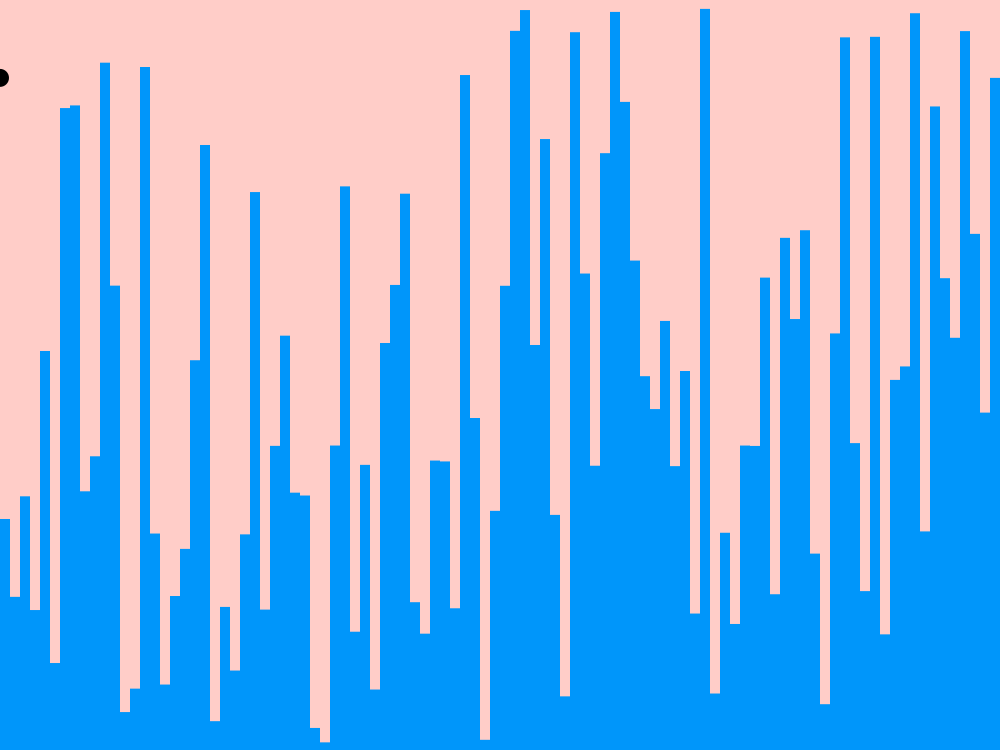
Frame 1 (no input)
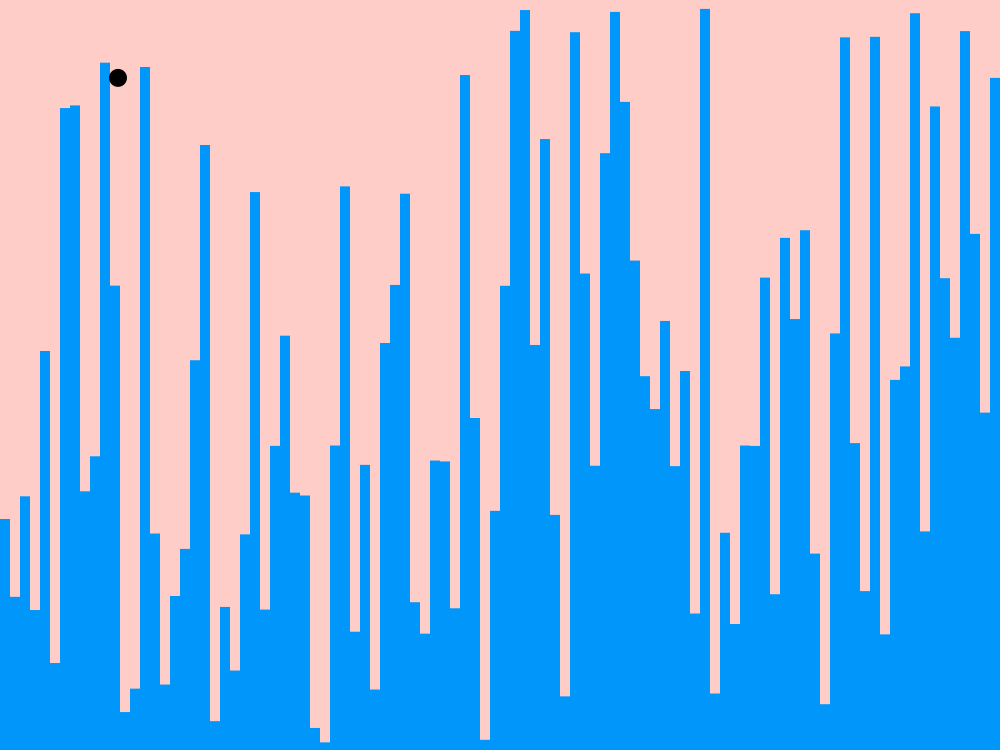
Frame 60 (the mouse pressed at the canvas centre just before this capture)
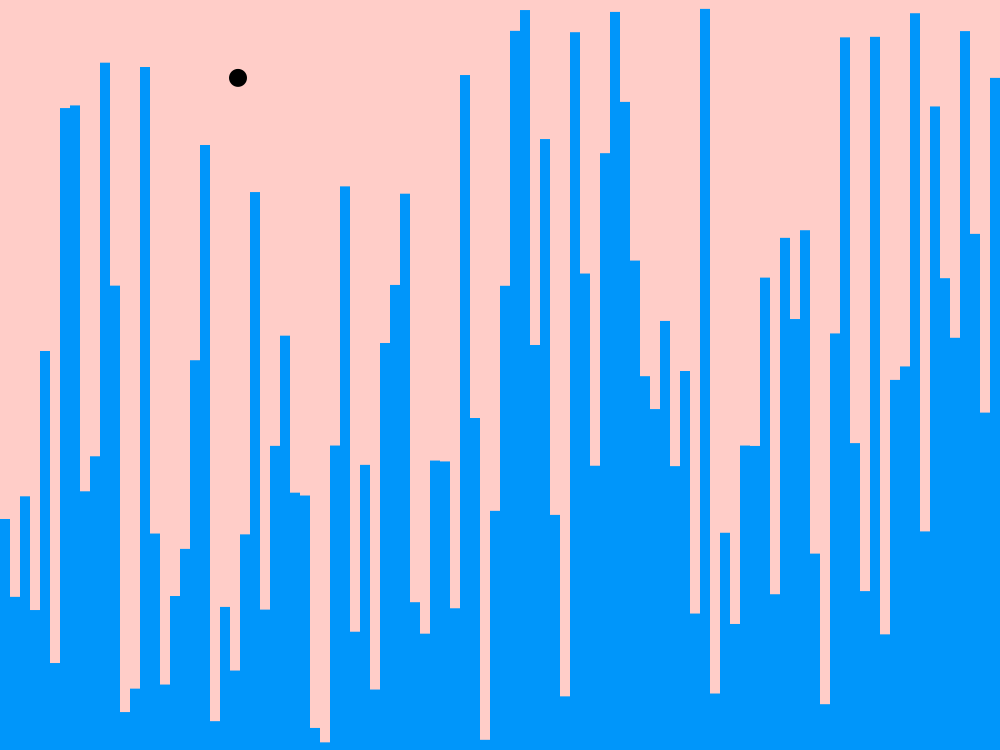
Frame 120 (the mouse held since frame 60 and released just before this capture)

The Processing sketch that drew these frames (run headless with seeded random() and noise(); from frame 60 on, the mouse is pressed at the canvas centre):

// Processing sketch: Quiz_08
// ── Quiz_08.pde
float[] values = {0.691985, 0.795794, 0.6617521, 0.8133859, 0.46798468, 0.8840414, 0.1441027, 0.14055121, 0.6550779, 0.6083902, 0.08358055, 0.38085133, 0.94942605, 0.9181809, 0.08933967, 0.7113727, 0.9127236, 0.7946792, 0.73184305, 0.48032027, 0.19331998, 0.96156573, 0.8092235, 0.89406, 0.7124853, 0.25608963, 0.81280166, 0.594475, 0.4475516, 0.6568898, 0.6606834, 0.9705857, 0.9898095, 0.594049, 0.24849492, 0.8422875, 0.6198024, 0.9193797, 0.45735377, 0.3799066, 0.2582633, 0.8029286, 0.8448993, 0.61408013, 0.61523986, 0.8110541, 0.10003924, 0.55735385, 0.9864199, 0.6811253, 0.3810436, 0.04112482, 0.013410926, 0.45997918, 0.18539858, 0.68651795, 0.92846656, 0.042951107, 0.3647117, 0.620978, 0.2042427, 0.015881836, 0.13584733, 0.34742516, 0.5015801, 0.5454508, 0.42790967, 0.6215074, 0.49465632, 0.8180565, 0.011841655, 0.92468226, 0.7103479, 0.8319569, 0.5940603, 0.5945724, 0.37014925, 0.79231834, 0.31712145, 0.4254008, 0.30698246, 0.73814327, 0.9389292, 0.44458085, 0.049805462, 0.5908275, 0.7881539, 0.049094856, 0.8458095, 0.5065281, 0.4885738, 0.017648816, 0.7085428, 0.14193028, 0.37093294, 0.45037812, 0.041483343, 0.3118266, 0.5501475, 0.10385203};
float barW, y;
int x, dx;

void setup() {
  size(1000, 750);
  x = 0;
  dx = 2;
}

void draw() {
  background(0, 150, 250);

  noStroke();
  fill(255, 205, 200);

  barW = width/values.length;

  for (int i = 0; i < values.length; i++) {

    rect(i * barW, 0, barW, values[i]*height);
    
    y = values[i]*height;
  }

  fill(0);
  //ellipse (x, height/2, 18, 18);
  ellipse (x, y, 18, 18);
  x += dx;

  if (x > width) {
    x = 0;
  }
}
